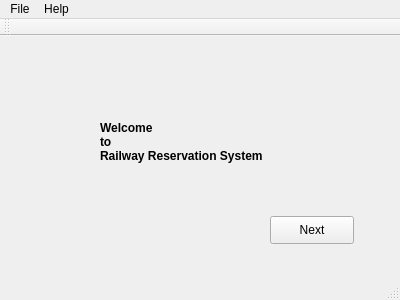
<?xml version="1.0" encoding="UTF-8"?>
<ui version="4.0">
 <class>MainWindow</class>
 <widget class="QMainWindow" name="MainWindow">
  <property name="geometry">
   <rect>
    <x>0</x>
    <y>0</y>
    <width>400</width>
    <height>300</height>
   </rect>
  </property>
  <property name="windowTitle">
   <string>Railway Reservation System</string>
  </property>
  <widget class="QWidget" name="centralWidget">
   <widget class="QPushButton" name="nextPassenger">
    <property name="geometry">
     <rect>
      <x>270</x>
      <y>180</y>
      <width>84</width>
      <height>28</height>
     </rect>
    </property>
    <property name="text">
     <string>Next</string>
    </property>
   </widget>
   <widget class="QLabel" name="label">
    <property name="geometry">
     <rect>
      <x>100</x>
      <y>80</y>
      <width>201</width>
      <height>51</height>
     </rect>
    </property>
    <property name="font">
     <font>
      <weight>75</weight>
      <bold>true</bold>
     </font>
    </property>
    <property name="styleSheet">
     <string notr="true">text-align: center;</string>
    </property>
    <property name="text">
     <string>Welcome
to
Railway Reservation System</string>
    </property>
   </widget>
  </widget>
  <widget class="QMenuBar" name="menuBar">
   <property name="geometry">
    <rect>
     <x>0</x>
     <y>0</y>
     <width>400</width>
     <height>25</height>
    </rect>
   </property>
   <widget class="QMenu" name="menuFile">
    <property name="title">
     <string>File</string>
    </property>
    <addaction name="actionQuit"/>
   </widget>
   <widget class="QMenu" name="menuHelp">
    <property name="title">
     <string>Help</string>
    </property>
    <addaction name="actionAbout"/>
    <addaction name="actionAbout_Qt"/>
   </widget>
   <addaction name="menuFile"/>
   <addaction name="menuHelp"/>
  </widget>
  <widget class="QToolBar" name="mainToolBar">
   <attribute name="toolBarArea">
    <enum>TopToolBarArea</enum>
   </attribute>
   <attribute name="toolBarBreak">
    <bool>false</bool>
   </attribute>
  </widget>
  <widget class="QStatusBar" name="statusBar"/>
  <action name="actionQuit">
   <property name="text">
    <string>Quit</string>
   </property>
  </action>
  <action name="actionAbout">
   <property name="text">
    <string>About</string>
   </property>
  </action>
  <action name="actionAbout_Qt">
   <property name="text">
    <string>About Qt</string>
   </property>
  </action>
 </widget>
 <layoutdefault spacing="6" margin="11"/>
 <resources/>
 <connections/>
</ui>
